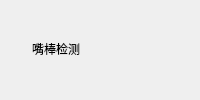
    <widget class="QWidget" name="widget_title1" native="true">
     <property name="sizePolicy">
      <sizepolicy hsizetype="Preferred" vsizetype="Fixed">
       <horstretch>0</horstretch>
       <verstretch>0</verstretch>
      </sizepolicy>
     </property>
     <property name="minimumSize">
      <size>
       <width>100</width>
       <height>33</height>
      </size>
     </property>
     <layout class="QHBoxLayout" name="horizontalLayout_11">
      <property name="spacing">
       <number>0</number>
      </property>
      <property name="leftMargin">
       <number>2</number>
      </property>
      <property name="topMargin">
       <number>0</number>
      </property>
      <property name="rightMargin">
       <number>2</number>
      </property>
      <property name="bottomMargin">
       <number>2</number>
      </property>
      <item>
       <widget class="QLabel" name="lab_Ico">
        <property name="sizePolicy">
         <sizepolicy hsizetype="Minimum" vsizetype="Preferred">
          <horstretch>0</horstretch>
          <verstretch>0</verstretch>
         </sizepolicy>
        </property>
        <property name="minimumSize">
         <size>
          <width>30</width>
          <height>0</height>
         </size>
        </property>
        <property name="text">
         <string/>
        </property>
        <property name="alignment">
         <set>Qt::AlignCenter</set>
        </property>
       </widget>
      </item>
      <item>
       <widget class="QLabel" name="lab_Title">
        <property name="sizePolicy">
         <sizepolicy hsizetype="Expanding" vsizetype="Preferred">
          <horstretch>0</horstretch>
          <verstretch>0</verstretch>
         </sizepolicy>
        </property>
        <property name="styleSheet">
         <string notr="true">font: 10pt &quot;微软雅黑&quot;;</string>
        </property>
        <property name="text">
         <string>嘴棒检测</string>
        </property>
        <property name="alignment">
         <set>Qt::AlignLeading|Qt::AlignLeft|Qt::AlignVCenter</set>
        </property>
       </widget>
      </item>
      <item>
       <widget class="QWidget" name="widget_menu" native="true">
        <property name="sizePolicy">
         <sizepolicy hsizetype="Minimum" vsizetype="Preferred">
          <horstretch>0</horstretch>
          <verstretch>0</verstretch>
         </sizepolicy>
        </property>
        <layout class="QHBoxLayout" name="horizontalLayout_12">
         <property name="spacing">
          <number>0</number>
         </property>
         <property name="leftMargin">
          <number>0</number>
         </property>
         <property name="topMargin">
          <number>0</number>
         </property>
         <property name="rightMargin">
          <number>0</number>
         </property>
         <property name="bottomMargin">
          <number>0</number>
         </property>
         <item>
          <widget class="QPushButton" name="btnMenu_Close">
           <property name="sizePolicy">
            <sizepolicy hsizetype="Minimum" vsizetype="Expanding">
             <horstretch>0</horstretch>
             <verstretch>0</verstretch>
            </sizepolicy>
           </property>
           <property name="minimumSize">
            <size>
             <width>40</width>
             <height>0</height>
            </size>
           </property>
           <property name="cursor">
            <cursorShape>ArrowCursor</cursorShape>
           </property>
           <property name="focusPolicy">
            <enum>Qt::NoFocus</enum>
           </property>
           <property name="toolTip">
            <string>关闭</string>
           </property>
           <property name="text">
            <string/>
           </property>
           <property name="flat">
            <bool>true</bool>
           </property>
          </widget>
         </item>
        </layout>
       </widget>
      </item>
     </layout>
    </widget>
